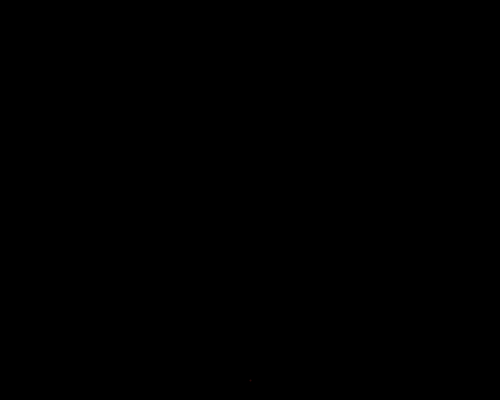
Frame 1 (no input)
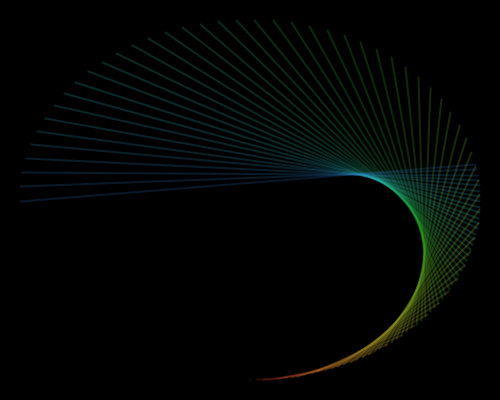
Frame 60 (the mouse pressed at the canvas centre just before this capture)
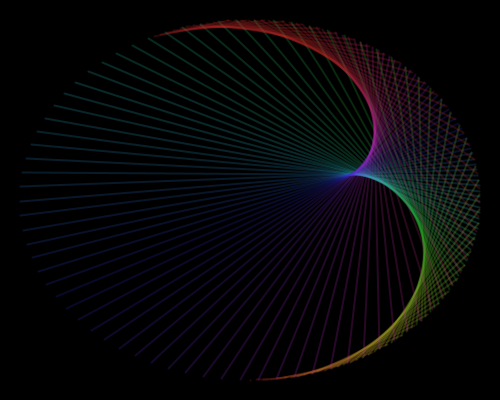
Frame 120 (the mouse held since frame 60 and released just before this capture)

The Processing sketch that drew these frames (run headless with seeded random() and noise(); from frame 60 on, the mouse is pressed at the canvas centre):

// Processing sketch: processing_173608
// ── processing_173608.pde

float a=0;
float b=0;
float co=0;
void setup(){
 background(0);
colorMode(HSB, 100);
size (500, 400);
smooth ();
}
void draw(){
  stroke(co,80,80,20);
  
  float x0= map(sin (a), -1, 1, 20, width - 20);
  float y0= map(cos (a), -1, 1, 20, height - 20);
  
  float x1= map(sin (b), -1, 1, 20, width - 20);
  float y1= map(cos (b), -1, 1, 20, height - 20);
  strokeWeight(2);
  line (x0, y0, x1,y1);
 
  
a=a + 0.03;
b=b + 0.08;
co=co+1;
if (co > 150) {co=0; }
}
